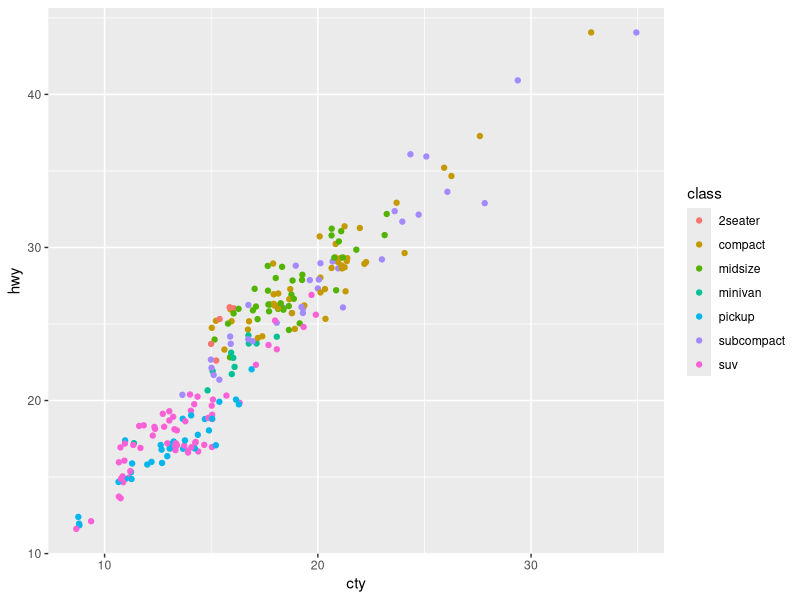
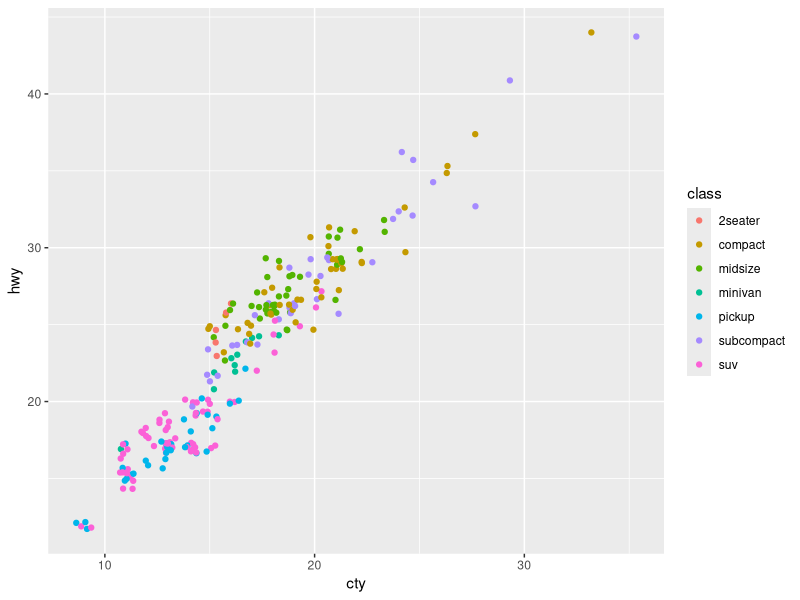

Reproduce these figures in R, in order.
library(tidyverse)

ggplot(data = mpg, mapping = aes(x = cty, y = hwy, color = class)) +
  geom_jitter()

ggplot(data = mpg, mapping = aes(x = cty, y = hwy, color = class)) +
  geom_jitter()